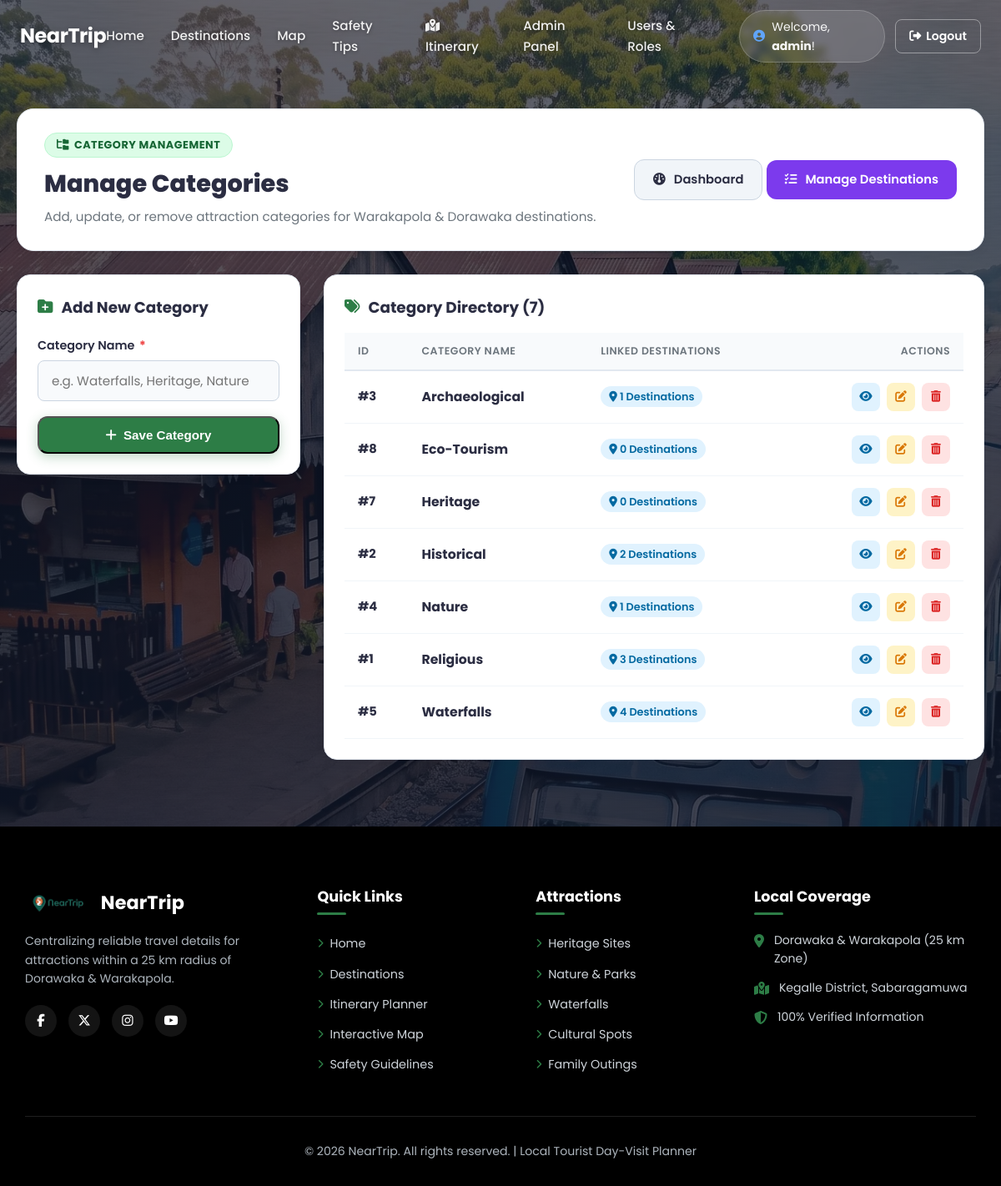
Screenshot of /admin/categories.php (signed in) with the database file from the repository.
### tables this page shows
CREATE TABLE `category` (
  `category_id` int(11) NOT NULL,
  `category_name` varchar(50) DEFAULT NULL
);

### admin/categories.php (the view, shortened to what this page needs)
<?php
require_once __DIR__ . '/../includes/config.php';
$editCategory = null;
$categoryNameInput = '';
$categories = [];
$listSql = "SELECT c.category_id, c.category_name, COUNT(a.attraction_id) AS total_attractions
            FROM `category` c
            LEFT JOIN `attraction` a ON c.category_id = a.category_id
            GROUP BY c.category_id
            ORDER BY c.category_name ASC";
$listRes = $conn->query($listSql);
if ($listRes && $listRes->num_rows > 0) {
    while ($row = $listRes->fetch_assoc()) {
        $categories[] = $row;
    }
}
include_once __DIR__ . '/../includes/header.php';
?>
<main class="dashboard-page-section" style="padding: 130px 20px 80px 20px; background-color: #F8FAFC;">
    <div class="section-container" style="max-width: 1200px; margin: 0 auto;">
        <div class="admin-welcome-banner">
            <div>
                <span class="role-badge admin">
                    <i class="fas fa-folder-tree"></i> Category Management
                </span>
                <h1 class="admin-welcome-title">Manage Categories</h1>
                <p class="admin-welcome-subtext">Add, update, or remove attraction categories for Warakapola & Dorawaka destinations.</p>
            </div>
            <div class="admin-welcome-actions">
                <a href="dashboard.php" class="quick-action-btn outline">
                    <i class="fas fa-gauge"></i> Dashboard
                </a>
                <a href="attractions.php" class="quick-action-btn secondary">
                    <i class="fas fa-list-check"></i> Manage Destinations
                </a>
            </div>
        </div>
        <div class="admin-categories-grid">
            <div class="admin-panel-card">
                <h3 class="panel-card-title" style="font-size: 1.15rem;">
                    <?php if ($editCategory): ?>
                        <i class="fas fa-pen-to-square"></i> Edit Category
                    <?php else: ?>
                        <i class="fas fa-folder-plus"></i> Add New Category
                    <?php endif; ?>
                </h3>
                <form action="categories.php<?php echo $editCategory ? '?action=edit&id=' . (int)$editCategory['category_id'] : ''; ?>" method="POST" autocomplete="off">
                    <div style="margin-bottom: 18px;">
                        <label for="category_name" class="form-label" style="font-weight: 600; font-size: 0.9rem; margin-bottom: 6px; display: block;">
                            Category Name <span class="required-star">*</span>
                        </label>
                        <input type="text"
                               id="category_name"
                               name="category_name"
                               class="form-input"
                               placeholder="e.g. Waterfalls, Heritage, Nature"
                               value="<?php echo htmlspecialchars($categoryNameInput); ?>"
                               required>
                    </div>
                    <div style="display: flex; gap: 10px; flex-direction: column;">
                        <button type="submit" class="btn-primary-action" style="width: 100%; justify-content: center;">
                            <?php if ($editCategory): ?>
                                <i class="fas fa-rotate"></i> Update Category
                            <?php else: ?>
                                <i class="fas fa-plus"></i> Save Category
                            <?php endif; ?>
                        </button>
                    </div>
                </form>
            </div>
            <div class="admin-panel-card">
                <div class="panel-card-header flex-between" style="margin-bottom: 16px;">
                    <h3 class="panel-card-title" style="margin: 0; font-size: 1.15rem;">
                        <i class="fas fa-tags"></i> Category Directory (<?php echo count($categories); ?>)
                    </h3>
                </div>
                <div class="admin-table-responsive">
                    <?php if (!empty($categories)): ?>
                        <table class="admin-data-table">
                            <thead>
                                <tr>
                                    <th>ID</th>
                                    <th>Category Name</th>
                                    <th>Linked Destinations</th>
                                    <th style="text-align: right;">Actions</th>
                                </tr>
                            </thead>
                            <tbody>
                                <?php foreach ($categories as $cat): ?>
                                    <tr <?php echo ($editCategory && $editCategory['category_id'] == $cat['category_id']) ? 'style="background: #FEF3C7;"' : ''; ?>>
                                        <td><strong>#<?php echo (int)$cat['category_id']; ?></strong></td>
                                        <td>
                                            <strong style="color: var(--text-dark); font-size: 0.98rem;">
                                                 <?php echo htmlspecialchars($cat['category_name']); ?>
                                            </strong>
                                        </td>
                                        <td>
                                            <span class="table-badge" style="background: #E0F2FE; color: #0369A1;">
                                                <i class="fas fa-location-dot"></i> <?php echo (int)$cat['total_attractions']; ?> Destinations
                                            </span>
                                        </td>
                                        <td style="text-align: right;">
                                            <div class="table-action-btns">
                                                <a href="../places.php?category=<?php echo urlencode($cat['category_name']); ?>" class="tbl-btn view" title="View Destinations in Category">
                                                    <i class="fas fa-eye"></i>
                                                </a>
                                                <a href="categories.php?action=edit&id=<?php echo (int)$cat['category_id']; ?>" class="tbl-btn edit" title="Edit Category">
                                                    <i class="fas fa-pen-to-square"></i>
                                                </a>
                                                <a href="categories.php?action=delete&id=<?php echo (int)$cat['category_id']; ?>" class="tbl-btn delete" onclick="return confirm('Are you sure you want to delete category \'<?php echo htmlspecialchars(addslashes($cat['category_name'])); ?>\'? Linked attractions will revert to general category.');" title="Delete Category">
                                                    <i class="fas fa-trash-can"></i>
                                                </a>
                                            </div>
                                        </td>
                                    </tr>
                                <?php endforeach; ?>
                            </tbody>
                        </table>
                    <?php endif; ?>
                </div>
            </div>
        </div>
    </div>
</main>
<?php
include_once __DIR__ . '/../includes/footer.php';
?>

### rows the page displays
category: category_id "3", category_name "Archaeological", total_attractions "1"
category: category_id "8", category_name "Eco-Tourism", total_attractions "0"
category: category_id "7", category_name "Heritage", total_attractions "0"
category: category_id "2", category_name "Historical", total_attractions "2"
category: category_id "4", category_name "Nature", total_attractions "1"
category: category_id "1", category_name "Religious", total_attractions "3"
category: category_id "5", category_name "Waterfalls", total_attractions "4"

### other values shown
getCurrentUsername() "admin"
count($categories) "7"
